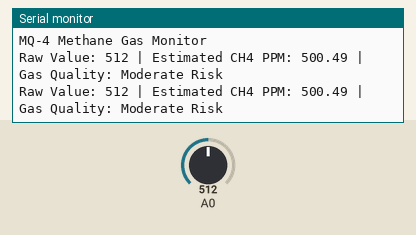
Simulated run of this sketch. Board: Arduino Uno, built with avr-gcc and run on an emulated ATmega328P. On the bench: the last lines printed to the serial monitor. The inputs (shaded band) are chosen by the test bench; at power-on: A0 = 512.

Above: at 2.8 s.
2.9 s: A0 set to 390
At 5.0 s:
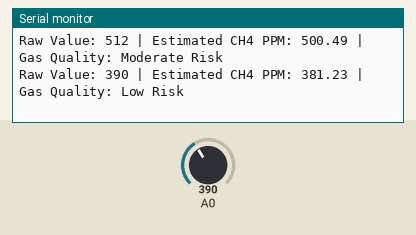
7.5 s: A0 set to 190
At 9.5 s:
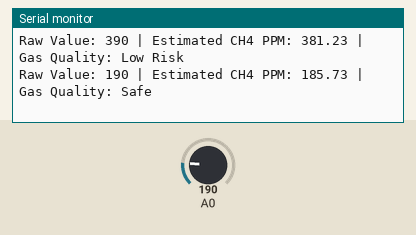
11.5 s: A0 set to 716
At 12.6 s:
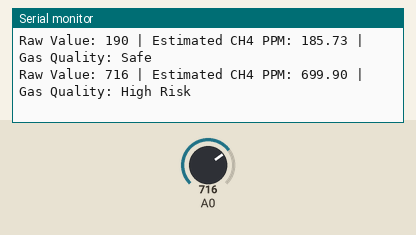
15.5 s: A0 set to 900
At 17.2 s:
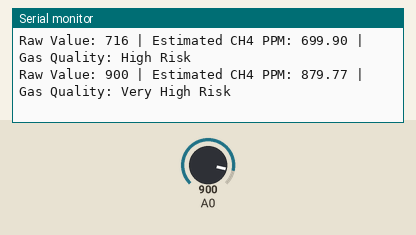

The sketch:

MQ4.ino
```cpp
// MQ-4 Sensor with NodeMCU
// Shows raw value, estimated CH4 ppm, and air quality level

void setup() {
  Serial.begin(9600);
  Serial.println("MQ-4 Methane Gas Monitor");
}

void loop() {
  int analogValue = analogRead(A0);  // Read from analog pin A0

  // Estimate Methane PPM (very rough scaling – for demo purposes only)
  float ppm = analogValue * (1000.0 / 1023.0); // map 0–1023 to 0–1000 ppm

  // Determine gas quality level
  String gasQuality;

  if (ppm <= 200) {
    gasQuality = "Safe";
  } else if (ppm <= 400) {
    gasQuality = "Low Risk";
  } else if (ppm <= 600) {
    gasQuality = "Moderate Risk";
  } else if (ppm <= 800) {
    gasQuality = "High Risk";
  } else if (ppm <= 1000) {
    gasQuality = "Very High Risk";
  } else {
    gasQuality = "Dangerous";
  }

  // Print to Serial Monitor
  Serial.print("Raw Value: ");
  Serial.print(analogValue);
  Serial.print(" | Estimated CH4 PPM: ");
  Serial.print(ppm);
  Serial.print(" | Gas Quality: ");
  Serial.println(gasQuality);

  delay(2000); // wait before next read
}
```

Measured:
- after the input at 2.9 s, the serial monitor: prints a new line after 1.1 s (image 1)
- after the input at 7.5 s, the serial monitor: prints a new line after 0.55 s (image 2)
- after the input at 11.5 s, the serial monitor: prints a new line after 0.55 s (image 3)
- after the input at 15.5 s, the serial monitor: prints a new line after 0.56 s (image 4)
